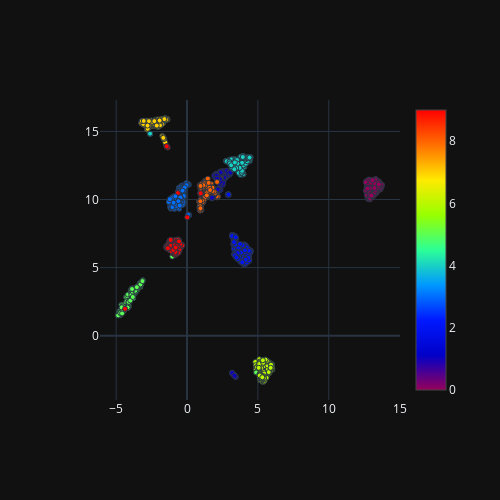
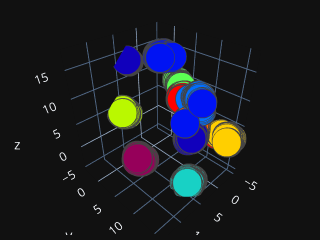

The notebook cell saved with these charts, in order:
### Code cell
x, y = Loaddataset()

# UMAP
start = time.time()
# Tip: you can calculate the principalComponents with umap method:
# more information in https://github.com/lmcinnes/umap
# Please fill in the blanks below
# embedding = pass
umap_pre = umap.UMAP(n_components=3, random_state=42)
embedding = umap_pre.fit_transform(pca_result_50)


print('Duration: {} seconds'.format(time.time() - start))

import plotly.express as px
plot_2d(embedding[:, 0], embedding[:, 1])
plot_3d(embedding[:, 0], embedding[:, 1], embedding[:, 2])

### Figure 1 — Plotly figure (JSON) as saved in the notebook; plotly's stock layout.template omitted (floating-point values rounded to 4 significant figures; data arrays with more than 128 entries replaced by an {"elided": "..."} marker saying what was removed)
{"data": [{"marker": {"color": {"elided": "1797 int values"}, "colorscale": [[0, "rgb(150,0,90)"], [0.125, "rgb(0,0,200)"], [0.25, "rgb(0,25,255)"], [0.375, "rgb(0,152,255)"], [0.5, "rgb(44,255,150)"], [0.625, "rgb(151,255,0)"], [0.75, "rgb(255,234,0)"], [0.875, "rgb(255,111,0)"], [1, "rgb(255,0,0)"]], "line": {"width": 1}, "showscale": true, "size": 5}, "mode": "markers", "type": "scatter", "x": {"elided": "1797 float values"}, "y": {"elided": "1797 float values"}}], "layout": {"height": 500, "margin": {"b": 100, "l": 100, "r": 100, "t": 100}, "width": 500}}

### Figure 2 — Plotly figure (JSON) as saved in the notebook; plotly's stock layout.template omitted (floating-point values rounded to 4 significant figures; data arrays with more than 128 entries replaced by an {"elided": "..."} marker saying what was removed)
{"data": [{"marker": {"color": {"elided": "1797 int values"}, "colorscale": [[0, "rgb(150,0,90)"], [0.125, "rgb(0,0,200)"], [0.25, "rgb(0,25,255)"], [0.375, "rgb(0,152,255)"], [0.5, "rgb(44,255,150)"], [0.625, "rgb(151,255,0)"], [0.75, "rgb(255,234,0)"], [0.875, "rgb(255,111,0)"], [1, "rgb(255,0,0)"]], "line": {"width": 1}, "opacity": 1, "size": 10}, "mode": "markers", "type": "scatter3d", "x": {"elided": "1797 float values"}, "y": {"elided": "1797 float values"}, "z": {"elided": "1797 float values"}}], "layout": {"height": 220, "margin": {"b": 5, "l": 5, "r": 5, "t": 5}, "width": 200}}
